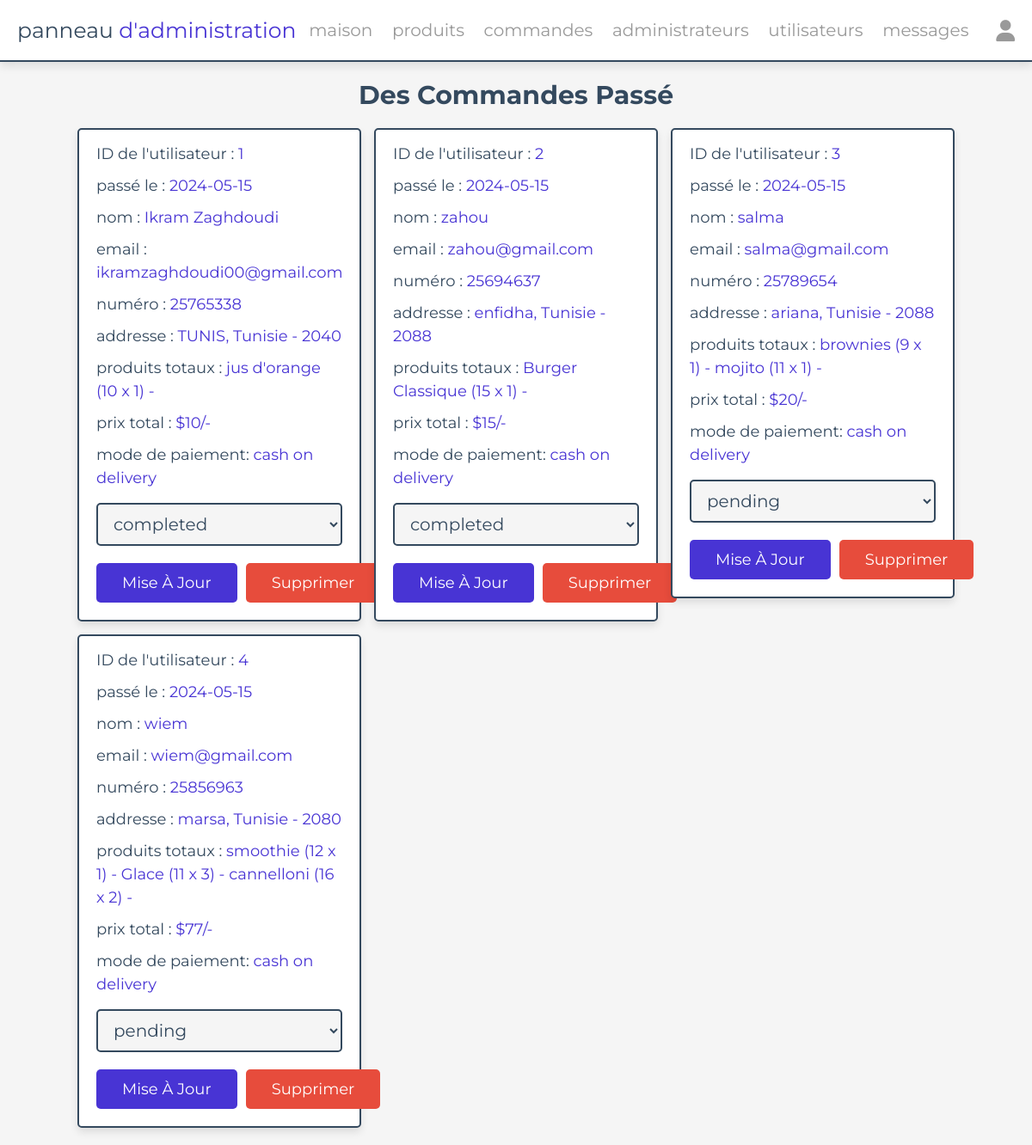
The page /admin/placed_orders.php (signed in) on the database its author committed.
### tables this page shows
CREATE TABLE `orders` (
  `id` int(100) NOT NULL,
  `user_id` int(100) NOT NULL,
  `name` varchar(20) NOT NULL,
  `number` varchar(10) NOT NULL,
  `email` varchar(50) NOT NULL,
  `method` varchar(50) NOT NULL,
  `address` varchar(500) NOT NULL,
  `total_products` varchar(1000) NOT NULL,
  `total_price` int(100) NOT NULL,
  `placed_on` date NOT NULL DEFAULT current_timestamp(),
  `payment_status` varchar(20) NOT NULL DEFAULT 'pending'
);

### admin/placed_orders.php (the view, shortened to what this page needs)
<?php
include '../components/connect.php';
?>
<!DOCTYPE html>
<html lang="en">
<head>
   <link rel="stylesheet" href="https://cdnjs.cloudflare.com/ajax/libs/font-awesome/6.1.1/css/all.min.css">
   <link rel="stylesheet" href="../css/admin_style.css">
</head>
<body>
<?php include '../components/admin_header.php' ?>
<section class="placed-orders">
   <h1 class="heading">des commandes passé</h1>
   <div class="box-container">
   <?php
      $select_orders = $conn->prepare("SELECT * FROM `orders`");
      $select_orders->execute();
      if($select_orders->rowCount() > 0){
         while($fetch_orders = $select_orders->fetch(PDO::FETCH_ASSOC)){
   ?>
   <div class="box">
      <p> ID de l'utilisateur : <span><?= $fetch_orders['user_id']; ?></span> </p>
      <p> passé le : <span><?= $fetch_orders['placed_on']; ?></span> </p>
      <p> nom : <span><?= $fetch_orders['name']; ?></span> </p>
      <p> email : <span><?= $fetch_orders['email']; ?></span> </p>
      <p> numéro : <span><?= $fetch_orders['number']; ?></span> </p>
      <p> addresse : <span><?= $fetch_orders['address']; ?></span> </p>
      <p> produits totaux : <span><?= $fetch_orders['total_products']; ?></span> </p>
      <p> prix total : <span>$<?= $fetch_orders['total_price']; ?>/-</span> </p>
      <p>mode de paiement: <span><?= $fetch_orders['method']; ?></span> </p>
      <form action="" method="POST">
         <select name="payment_status" class="drop-down">
            <option value="" selected disabled><?= $fetch_orders['payment_status']; ?></option>
         </select>
         <div class="flex-btn">
            <input type="submit" value="mise à jour" class="btn" name="update_payment">
            <a href="placed_orders.php?delete=<?= $fetch_orders['id']; ?>" class="delete-btn" onclick="return confirm('supprimer cette commande?');">supprimer</a>
         </div>
      </form>
   </div>
   <?php
      }
   }else{
      echo '<p class="empty">aucune commande passée pour l\'instant !</p>';
   }
   ?>
   </div>
</section>
</body>
</html>

### css/admin_style.css (style rules this page uses)
:root { --main-color:#4834d4; --red:#e74c3c; --orange:#f39c12; --black:#34495e; --white:#fff; --light-bg:#f5f5f5; --light-color:#999; --border:.2rem solid var(--black); --box-shadow:0 .5rem 1rem rgba(0,0,0,.1); }
* { font-family: 'Montserrat', sans-serif; margin:0; padding:0; box-sizing: border-box; text-decoration: none; outline: none; border:none; }
html { font-size: 62.5%; overflow-x: hidden; }
body { background-color: var(--light-bg); }
section { max-width: 1200px; margin:0 auto; padding:2rem; }
.btn, .delete-btn, .option-btn { display: block; margin-top: 1rem; border-radius: .5rem; cursor: pointer; width: 100%; font-size: 1.8rem; color:var(--white); padding:1.2rem 3rem; text-transform: capitalize; text-align: center; }
.btn { background-color: var(--main-color); }
.delete-btn { background-color: var(--red); }
.flex-btn { display: flex; gap:1rem; }
.heading { text-align: center; margin-bottom: 2rem; text-transform: capitalize; color:var(--black); font-size: 3rem; }
.placed-orders .box-container { display: grid; grid-template-columns: repeat(auto-fit, 33rem); gap:1.5rem; justify-content: center; align-items: flex-start; }
.placed-orders .box-container .box { background-color: var(--white); border-radius: .5rem; box-shadow: var(--box-shadow); border:var(--border); padding:2rem; padding-top: 1rem; }
.placed-orders .box-container .box p { padding: .5rem 0; line-height: 1.5; font-size: 1.8rem; color:var(--black); }
.placed-orders .box-container .box p span { color:var(--main-color); }
.placed-orders .box-container .box .drop-down { width: 100%; margin:1rem 0; background-color: var(--light-bg); padding:1rem 1.4rem; font-size: 2rem; color:var(--black); border:var(--border); border-radius: .5rem; }

### rows shown on the page
orders: user "1", placed_on "2024-05-15", name "Ikram Zaghdoudi", email "ikramzaghdoudi00@gmail.com", number "25765338", address "TUNIS, Tunisie - 2040", total_products "jus d'orange (10 x 1) -", total_price "10", method "cash on delivery", payment_status "completed"
orders: user "2", placed_on "2024-05-15", name "zahou", email "zahou@gmail.com", number "25694637", address "enfidha, Tunisie - 2088", total_products "Burger Classique (15 x 1) -", total_price "15", method "cash on delivery", payment_status "completed"
orders: user "3", placed_on "2024-05-15", name "salma", email "salma@gmail.com", number "25789654", address "ariana, Tunisie - 2088", total_products "brownies (9 x 1) - mojito (11 x 1) -", total_price "20", method "cash on delivery", payment_status "pending"
orders: user "4", placed_on "2024-05-15", name "wiem", email "wiem@gmail.com", number "25856963", address "marsa, Tunisie - 2080", total_products "smoothie (12 x 1) - Glace (11 x 3) - cannelloni (16 x 2) -", total_price "77", method "cash on delivery", payment_status "pending"
